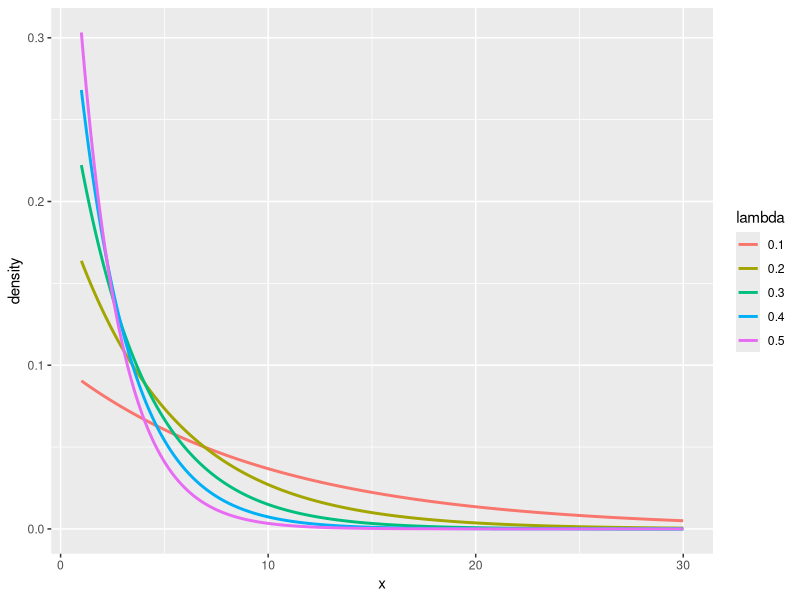
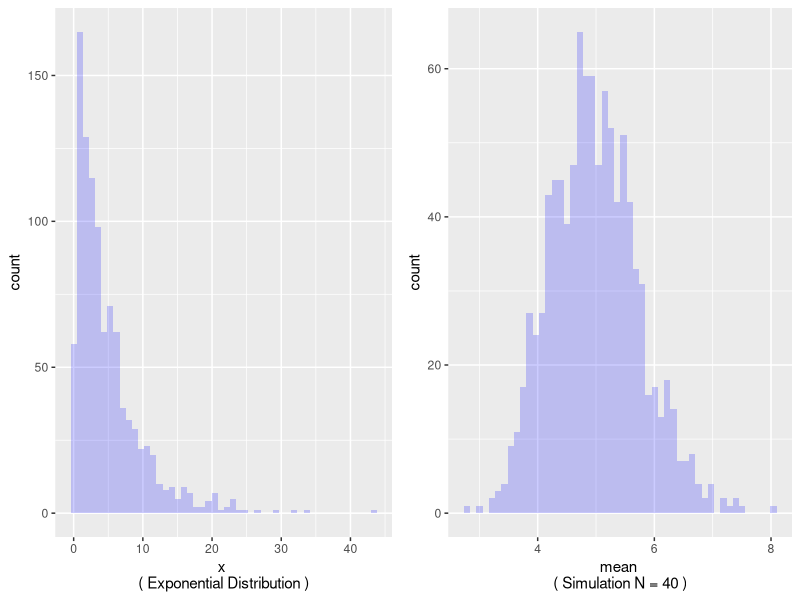

R code for these plots, in order: (Note: this script raises an error after producing the figures.)
## ---- chunk 1
suppressMessages(library(xtable))                            # Pretty printing dataframes
suppressMessages(library(ggplot2))                           # Plotting
suppressMessages(library(gridExtra, warn.conflicts = FALSE))
## ---- chunk 2
create_dexp_data <- function(xs, lambdas) {
  x_data <- rep(xs, length(lambdas))
  lambda_data <- rep(lambdas, length(xs))
  data.frame(x = x_data,
             lambda = as.factor(lambda_data),
             density = mapply(dexp, x_data, lambda_data))
}
## ---- chunk 3
categorical_line_plot <- function(data, x_column, y_column, group_column)
ggplot(data=data, aes_string(x = x_column, y = y_column, color = group_column)) + 
geom_line(size=1)
## ---- chunk 4
categorical_line_plot(create_dexp_data(seq(1, 30, 0.01), seq(0.1 ,0.5, 0.1)), "x", "density", "lambda")
## ---- chunk 5
number_of_experiments <- 1000
sample_size <- 40
## ---- chunk 6
lambda = 0.2
## ---- chunk 7
mu <- 1 / lambda
sigma <- 1 / lambda
## ---- chunk 8
simulations <- matrix(rexp(sample_size * number_of_experiments, lambda), number_of_experiments, sample_size)
simulations_means <- apply(simulations, 1, mean)
## ---- chunk 9
histogram <- function(data, column, bins, title) {
  ggplot(data=data, aes_string(x = column)) +
    geom_histogram(bins = bins, na.rm = TRUE, fill = "blue", alpha = 0.2) +
    xlab(paste(column, "\n(", title, ")"))
}

histogram_exponential_distribution <- histogram(data.frame(x = rexp(number_of_experiments, lambda)), "x", 50, "Exponential Distribution")
histogram_simulation_N_40 <- histogram(data.frame(mean = simulations_means), "mean", 50, "Simulation N = 40")

grid.arrange(histogram_exponential_distribution, histogram_simulation_N_40, nrow=1)
## ---- chunk 10
estimate_mean <- mean(simulations_means)
estimate_sigma <- sd(simulations_means)
## ---- chunk 11
experiment_histogram <- function(sample_size, number_of_experiments, bins) {
simulations <- matrix(rexp(sample_size * number_of_experiments, lambda), number_of_experiments, sample_size)
simulations_means <- apply(simulations, 1, mean)
mu = mean(simulations_means)
sigma = sd(simulations_means) * sqrt(sample_size)
title <- paste("N =", sample_size, "\nmu = ", round(mu, 3), "\nsigma =", round(sigma, 3), "/ sqrt(N)")
histogram(data.frame(mean = simulations_means), "mean", bins, title)
}
## ---- chunk 12
histogram_N_10 <- experiment_histogram(10, 1000, 100)
histogram_N_50 <- experiment_histogram(50, 5000, 100)
histogram_N_1000 <- experiment_histogram(1000, 100000, 100)

grid.arrange(histogram_N_10, histogram_N_50, histogram_N_1000, ncol=3, nrow=1)
